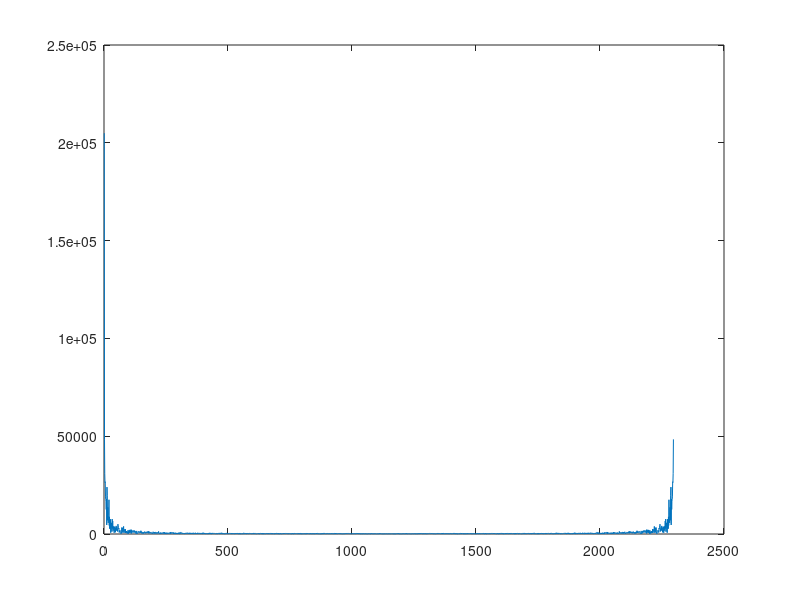

Write MATLAB code to recreate this figure.
%Initialzation Noise and Signal
clear all
close all
load('noise_2021.mat')
load('OrgSingal.mat')
newSignal = noise + signal;
fft_signal = abs(fft(signal));
fft_newSignal = abs(fft(newSignal));
plot(fft_newSignal)
%boundrt indentifer
length = length(newSignal);
disp(length)
% slop = zeros(1,length,"double");
% for counter = 1:2:length
%     slop(counter) = newSignal(counter)-newSignal(counter+1);
%     disp(counter)
%     disp(slop(counter));   
% end
slop = diff(newSignal);
abs_slop=abs(slop);
%Filter Design

